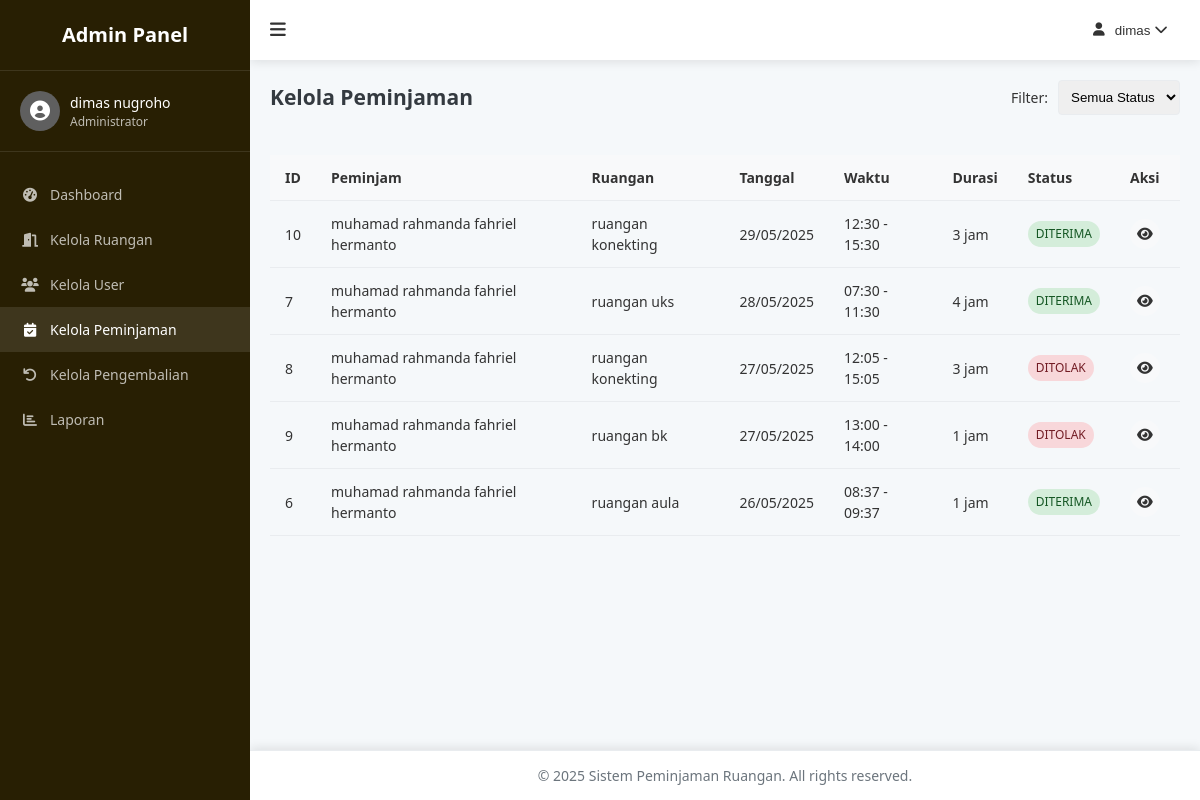
Screenshot of /admin/bookings.php (signed in) with the database file from the repository.
### tables this page shows
CREATE TABLE `peminjaman_ruangan` (
  `peminjaman_id` int NOT NULL,
  `user_id` int NOT NULL,
  `ruangan_id` int NOT NULL,
  `tanggal` varchar(500) NOT NULL,
  `waktu_mulai` varchar(60) NOT NULL,
  `durasi_pinjam` varchar(20) NOT NULL,
  `waktu_selesai` varchar(40) NOT NULL,
  `status` varchar(100) NOT NULL,
  `return_status` enum('BELUM_DIKEMBALIKAN','PENGAJUAN','DIKEMBALIKAN') DEFAULT 'BELUM_DIKEMBALIKAN',
  `return_date` datetime DEFAULT NULL,
  `return_condition` text
);

CREATE TABLE `users` (
  `user_id` int NOT NULL,
  `id_card` varchar(22) NOT NULL,
  `username` varchar(11) NOT NULL,
  `password` varchar(60) NOT NULL,
  `role` varchar(40) NOT NULL,
  `jenis_pengguna` varchar(50) NOT NULL,
  `nama_lengkap` varchar(100) NOT NULL
);

CREATE TABLE `ruangan` (
  `ruangan_id` int NOT NULL,
  `nama_ruangan` varchar(200) NOT NULL,
  `lokasi` varchar(400) NOT NULL,
  `kapasitas` int NOT NULL
);

### config/functions.php (called while the page is built, shortened)
<?php
function getAllBookings() {
    global $conn;
    $query = "SELECT p.*, u.username, u.nama_lengkap, r.nama_ruangan
              FROM peminjaman_ruangan p
              JOIN users u ON p.user_id = u.user_id
              JOIN ruangan r ON p.ruangan_id = r.ruangan_id
              ORDER BY p.tanggal DESC, p.waktu_mulai ASC";
    $result = $conn->query($query);
    $bookings = [];
    if ($result->num_rows > 0) {
        while ($row = $result->fetch_assoc()) {
            $bookings[] = $row;
        }
    }
    return $bookings;
}
?>

### admin/bookings.php (the view, shortened to what this page needs)
<?php
require_once '../config/database.php';
require_once '../config/functions.php';
$bookings = getAllBookings();
?>
<!DOCTYPE html>
<html lang="en">
<head>
    <link rel="stylesheet" href="../assets/css/style.css">
    <link rel="stylesheet" href="../assets/css/admin.css">
    <link rel="stylesheet" href="https://cdnjs.cloudflare.com/ajax/libs/font-awesome/6.0.0-beta3/css/all.min.css">
</head>
<body>
    <div class="admin-container">
        <?php include 'includes/sidebar.php'; ?>
        <div class="admin-content">
            <?php include 'includes/header.php'; ?>
            <main class="admin-main">
                <div class="page-header">
                    <h2>Kelola Peminjaman</h2>
                    <div class="filter-container">
                        <label for="statusFilter">Filter:</label>
                        <select id="statusFilter" onchange="filterBookings(this.value)">
                            <option value="">Semua Status</option>
                        </select>
                    </div>
                </div>
                <div class="table-responsive">
                    <table>
                        <thead>
                            <tr>
                                <th>ID</th>
                                <th>Peminjam</th>
                                <th>Ruangan</th>
                                <th>Tanggal</th>
                                <th>Waktu</th>
                                <th>Durasi</th>
                                <th>Status</th>
                                <th>Aksi</th>
                            </tr>
                        </thead>
                        <tbody>
                            <?php if (empty($bookings)): ?>
                                <tr>
                                    <td colspan="8" class="text-center">Tidak ada data peminjaman.</td>
                                </tr>
                            <?php else: ?>
                                <?php foreach ($bookings as $booking): ?>
                                    <tr>
                                        <td><?php echo $booking['peminjaman_id']; ?></td>
                                        <td><?php echo $booking['nama_lengkap']; ?></td>
                                        <td><?php echo $booking['nama_ruangan']; ?></td>
                                        <td><?php echo date('d/m/Y', strtotime($booking['tanggal'])); ?></td>
                                        <td><?php echo $booking['waktu_mulai'] . ' - ' . $booking['waktu_selesai']; ?></td>
                                        <td><?php echo $booking['durasi_pinjam']; ?> jam</td>
                                        <td>
                                            <span class="status-badge status-<?php echo strtolower($booking['status']); ?>">
                                                <?php echo $booking['status']; ?>
                                            </span>
                                        </td>
                                        <td>
                                            <a href="booking-detail.php?id=<?php echo $booking['peminjaman_id']; ?>" class="btn-icon" title="Detail">
                                                <i class="fas fa-eye"></i>
                                            </a>
                                        </td>
                                    </tr>
                                <?php endforeach; ?>
                            <?php endif; ?>
                        </tbody>
                    </table>
                </div>
            </main>
            <?php include 'includes/footer.php'; ?>
        </div>
    </div>
</body>
</html>

### assets/css/style.css (style rules this page uses)
:root { --primary-color: #5f5f5f; --primary-dark: #3a56d4; --secondary-color: #6c757d; --success-color: #28a745; --danger-color: #dc3545; --warning-color: #ffc107; --info-color: #17a2b8; --light-color: #f8f9fa; --dark-color: #343a40; --body-bg: #f5f8fa; --card-bg: #ffffff; --text-color: #333333; --border-color: #e9ecef; --sidebar-width: 250px; --header-height: 60px; --footer-height: 50px; --border-radius: 4px; --box-shadow: 0 2px 10px rgba(0, 0, 0, 0.1); --transition: all 0.3s ease; }
* { margin: 0; padding: 0; box-sizing: border-box; }
body { font-family: "Segoe UI", Tahoma, Geneva, Verdana, sans-serif; font-size: 14px; line-height: 1.5; color: var(--text-color); background-color: var(--body-bg); }
a { color: var(--primary-color); text-decoration: none; transition: var(--transition); }
main { padding: 30px 0; }
.status-badge { display: inline-block; padding: 4px 8px; border-radius: var(--border-radius); font-size: 12px; font-weight: 500; text-transform: uppercase; }
.status-diterima { background-color: #28a745; color: #fff; }
.status-ditolak { background-color: #dc3545; color: #fff; }

### assets/css/admin.css (style rules this page uses)
.admin-container { display: flex; min-height: 100vh; }
.admin-content { flex: 1; margin-left: var(--sidebar-width); transition: var(--transition); }
.admin-main { padding: 20px; min-height: calc(100vh - var(--header-height) - var(--footer-height)); }
.admin-main h2 { margin-bottom: 20px; color: var(--dark-color); }
.table-responsive { overflow-x: auto; }
table { width: 100%; border-collapse: collapse; }
table th, table td { padding: 12px 15px; text-align: left; border-bottom: 1px solid var(--border-color); }
table th { background-color: var(--light-color); font-weight: 600; }
.status-badge { display: inline-block; padding: 4px 8px; border-radius: 20px; font-size: 12px; font-weight: 500; }
.status-diterima { background-color: #d4edda; color: #155724; }
.status-ditolak { background-color: #f8d7da; color: #721c24; }
.btn-icon { display: inline-flex; justify-content: center; align-items: center; width: 30px; height: 30px; border-radius: 50%; background-color: var(--light-color); color: var(--text-color); margin-right: 5px; transition: var(--transition); }
.page-header { display: flex; justify-content: space-between; align-items: center; margin-bottom: 20px; }
.filter-container { display: flex; align-items: center; margin-bottom: 20px; }
.filter-container label { margin-right: 10px; }
.filter-container select { padding: 8px; border: 1px solid var(--border-color); border-radius: var(--border-radius); }

### rows the page displays
peminjaman_ruangan: peminjaman_id "10", user.nama_lengkap "muhamad rahmanda fahriel hermanto", ruangan.nama_ruangan "ruangan konekting", tanggal "29/05/2025", waktu_mulai "12:30", waktu_selesai "15:30", durasi_pinjam "3", status "DITERIMA"
peminjaman_ruangan: peminjaman_id "7", user.nama_lengkap "muhamad rahmanda fahriel hermanto", ruangan.nama_ruangan "ruangan uks", tanggal "28/05/2025", waktu_mulai "07:30", waktu_selesai "11:30", durasi_pinjam "4", status "DITERIMA"
peminjaman_ruangan: peminjaman_id "8", user.nama_lengkap "muhamad rahmanda fahriel hermanto", ruangan.nama_ruangan "ruangan konekting", tanggal "27/05/2025", waktu_mulai "12:05", waktu_selesai "15:05", durasi_pinjam "3", status "DITOLAK"
peminjaman_ruangan: peminjaman_id "9", user.nama_lengkap "muhamad rahmanda fahriel hermanto", ruangan.nama_ruangan "ruangan bk", tanggal "27/05/2025", waktu_mulai "13:00", waktu_selesai "14:00", durasi_pinjam "1", status "DITOLAK"
peminjaman_ruangan: peminjaman_id "6", user.nama_lengkap "muhamad rahmanda fahriel hermanto", ruangan.nama_ruangan "ruangan aula", tanggal "26/05/2025", waktu_mulai "08:37", waktu_selesai "09:37", durasi_pinjam "1", status "DITERIMA"

### other values shown
$_SESSION['nama_lengkap'] "dimas nugroho"
$_SESSION['username'] "dimas"
